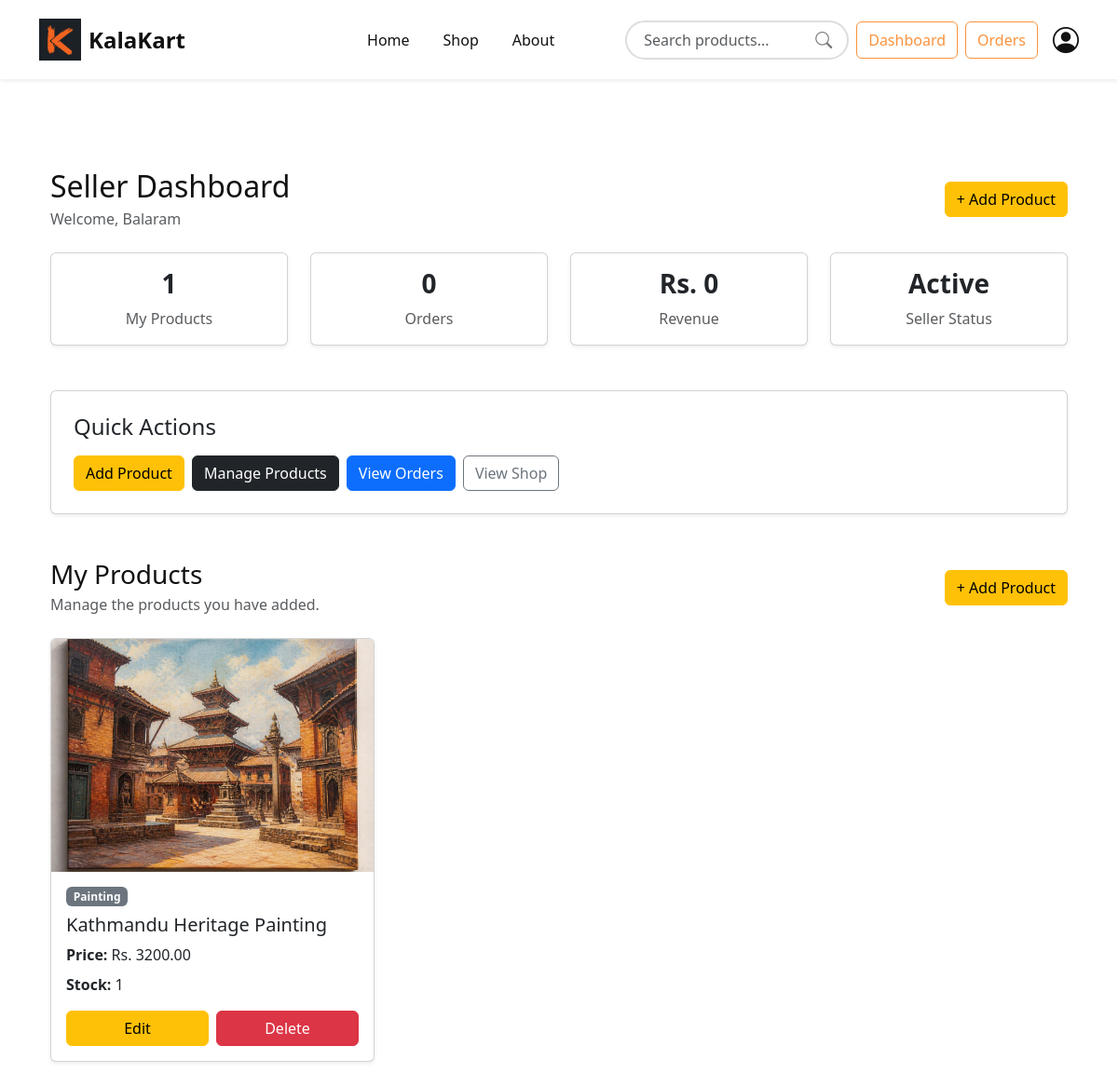
Page /seller/dashboard/ (signed in) on the earlier database version.
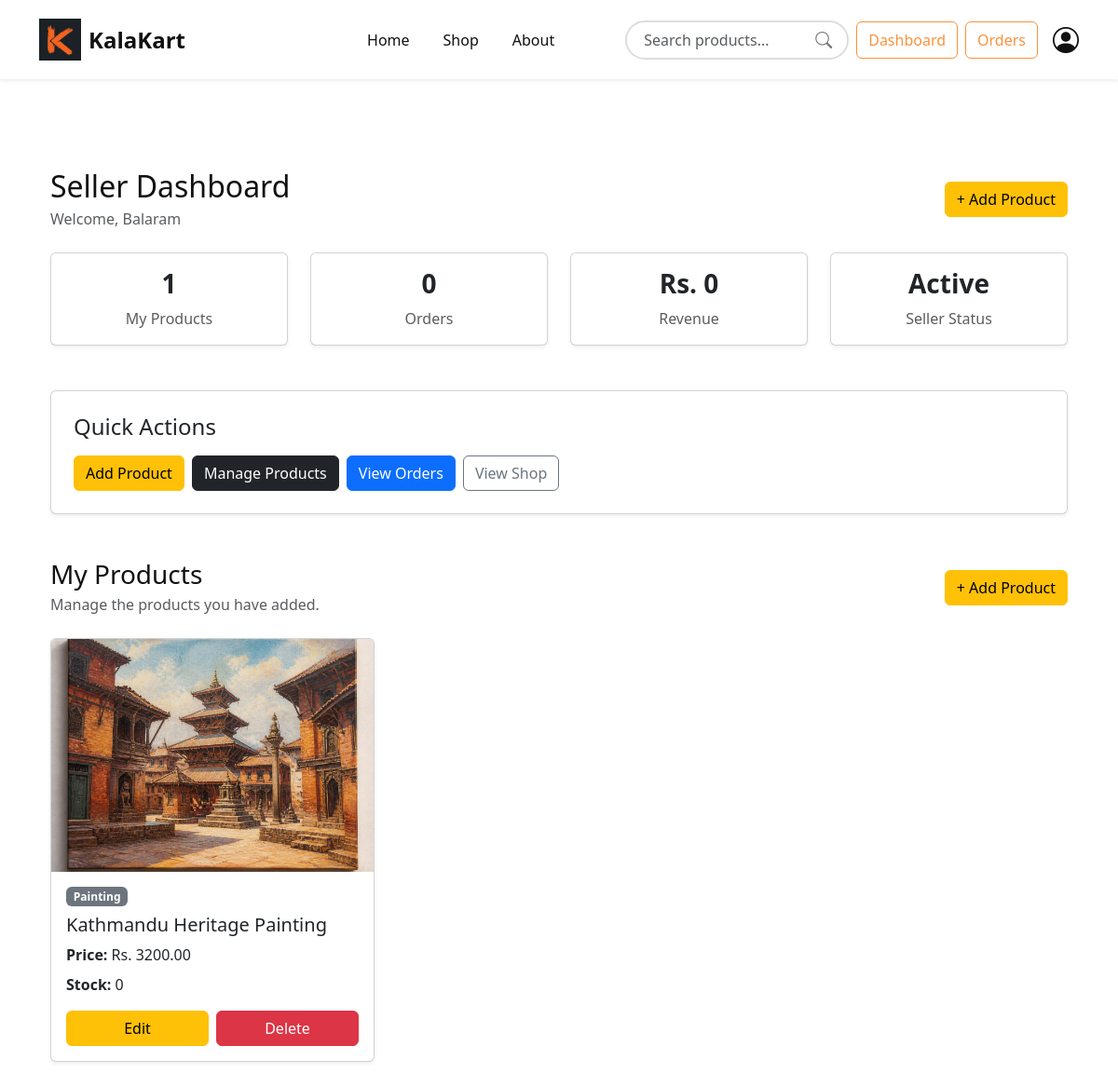
Same page on the later database version.
### products/models.py (models this page shows, shortened)
class Product(models.Model):
    CATEGORY_CHOICES = (
        ('Painting', 'Painting'),
        ('Handicraft', 'Handicraft'),
        ('Jewelry', 'Jewelry'),
        ('Pottery', 'Pottery'),
        ('Wooden Art', 'Wooden Art'),
        ('Traditional Wear', 'Traditional Wear'),
    )
    seller = models.ForeignKey(
        CustomUser,
        on_delete=models.CASCADE
    )
    name = models.CharField(max_length=200)
    category = models.CharField(
        max_length=50,
        choices=CATEGORY_CHOICES
    )
    description = models.TextField()
    price = models.DecimalField(
        max_digits=10,
        decimal_places=2
    )
    stock = models.PositiveIntegerField()
    image = models.ImageField(
        upload_to='products/'
    )
    created_at = models.DateTimeField(auto_now_add=True)

### products/views.py (the view)
@login_required
def SellerDashboardView(request):
    if request.user.user_type != "seller":
        messages.error(request, "Only sellers can access this page.")
        return redirect("home")
    products = Product.objects.filter(
        seller=request.user
    )
    context = {
        "products": products
    }
    return render(
        request,
        "seller/dashboard.html",
        context
    )

### base_app/context_processors.py (called while the page is built)
def cart_count(request):
    if request.user.is_authenticated:
        items = Cart.objects.filter(user=request.user)
        count = sum(item.quantity for item in items)
    else:
        count = 0
    return {
        "cart_count": count
    }

### Template/seller/dashboard.html (shortened to what the changed rows need)
{% extends 'base.html' %}
{% block content %}
<section class="container py-5">
    <div class="d-flex justify-content-between align-items-center mb-4">
        <div>
            <h2 class="mb-1">
                Seller Dashboard
            </h2>
        </div>
    </div>
    <div class="row">
        {% for product in products %}
        <div class="col-lg-4 col-md-6 mb-4">
            <div class="card shadow-sm h-100">
                {% if product.image %}
                <img
                    src="{{ product.image.url }}"
                    alt="{{ product.name }}"
                    class="card-img-top"
                    style="height: 250px; object-fit: cover;"
                >
                {% endif %}
                <div class="card-body d-flex flex-column">
                    <span
                        class="badge bg-secondary align-self-start mb-2"
                    >
                        {{ product.category }}
                    </span>
                    <h5 class="card-title">
                        {{ product.name }}
                    </h5>
                    <p class="mb-2">
                        <strong>Price:</strong>
                        Rs. {{ product.price }}
                    </p>
                    <p class="mb-3">
                        <strong>Stock:</strong>
                        {{ product.stock }}
                    </p>
                    <div class="mt-auto d-flex gap-2">
                        <a
                            href="{% url 'edit-product' product.id %}"
                            class="btn btn-warning w-50"
                        >
                            Edit
                        </a>
                        <a
                            href="{% url 'delete-product' product.id %}"
                            class="btn btn-danger w-50"
                            onclick="return confirm('Are you sure you want to delete this product?')"
                        >
                            Delete
                        </a>
                    </div>
                </div>
            </div>
        </div>
        {% endfor %}
    </div>
</section>
{% endblock %}

Differences in the rows shown:
changed Product "Kathmandu Heritage Painting": stock "1" → "0"
